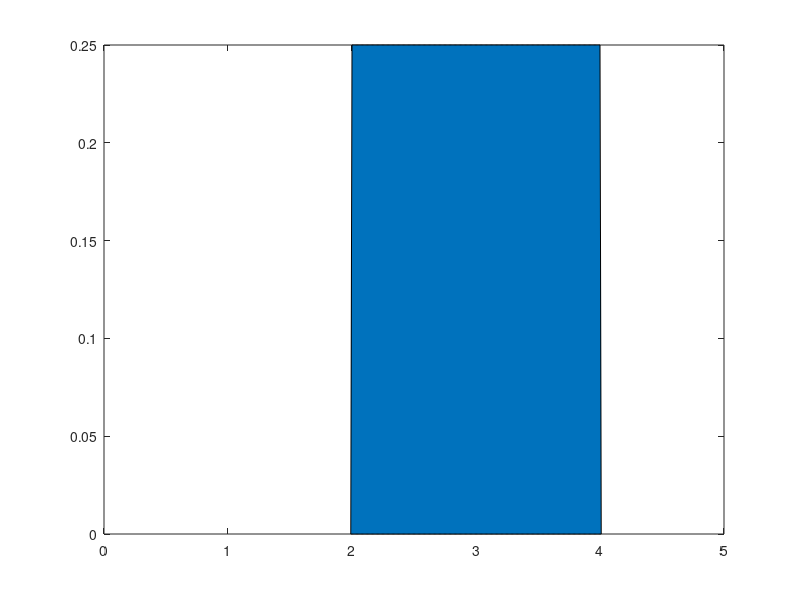

MATLAB code to generate this figure: (Note: this script raises an error after producing the figure.)
X = 0 :0.01: 5 ;
Y1 = zeros(size(X,1), size(X,2)) ;
Y2 = zeros(size(X,1), size(X,2)) ;
Y3 = zeros(size(X,1), size(X,2)) ;
for i = 1 : size(Y1 , 2)
    if(X(1,i) >= 2 && X(1,i) <= 4)
        Y1(1,i) = 0.25;
        Y3(1,i) = 0.5 * exp(-(X(1,i))) ;          
    end
    Y2(1,i) = 0.5 * exp(-(X(1,i))) ;
    
end

h = area(X,Y1) ;
h(1).FaceColor = [1 1 0] ;
hold on ;
h = area(X,Y2) ;
h(1).FaceColor = [0 1 1] ;
hold on ;
h = area(X,Y3) ;
h(1).FaceColor = [1 0 1] ;
hold on ;

figure ;
X = 0 :0.1: 25 ;
Y1 = zeros(size(X,1), size(X,2)) ;
Y2 = zeros(size(X,1), size(X,2)) ;
Y3 = zeros(size(X,1), size(X,2)) ;
Y4 = zeros(size(X,1), size(X,2)) ;
for i = 1 : size(Y1 , 2)
    if(X(1,i) >= 2 && X(1,i) <= 22)
        Y1(1,i) = 1/40;
        Y3(1,i) = 0.5 * exp(-(X(1,i))) ;          
        if(Y1(1,i) < Y3(1,i))
            Y4(1,i) = Y1(1,i) ;
            Y1(1,i) = 0;
            Y3(1,i) = 0;
        end
    end
    Y2(1,i) = 0.5 * exp(-(X(1,i))) ;
    
end

h = area(X,Y1) ;
h(1).FaceColor = [1 1 0] ;
hold on ;
h = area(X,Y2) ;
h(1).FaceColor = [0 1 1] ;
hold on ;
h = area(X,Y3) ;
h(1).FaceColor = [1 0 1] ;
hold on ;
h = area(X,Y4) ;
h(1).FaceColor = [1 0 0] ;
hold on ;


